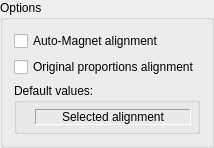
         <widget class="QGroupBox" name="optAlignment">
          <property name="sizePolicy">
           <sizepolicy hsizetype="Preferred" vsizetype="Minimum">
            <horstretch>0</horstretch>
            <verstretch>0</verstretch>
           </sizepolicy>
          </property>
          <property name="title">
           <string>Options</string>
          </property>
          <layout class="QVBoxLayout" name="verticalLayout_88">
           <item>
            <widget class="QCheckBox" name="cbAlignmentAuto">
             <property name="text">
              <string>Auto-Magnet alignment</string>
             </property>
            </widget>
           </item>
           <item>
            <widget class="QCheckBox" name="cbAlignmentOriginal">
             <property name="text">
              <string>Original proportions alignment</string>
             </property>
            </widget>
           </item>
           <item>
            <widget class="QGroupBox" name="gbAlignmentWidget">
             <property name="title">
              <string>Default values:</string>
             </property>
             <layout class="QHBoxLayout" name="horizontalLayout_16">
              <property name="spacing">
               <number>6</number>
              </property>
              <property name="leftMargin">
               <number>6</number>
              </property>
              <property name="topMargin">
               <number>6</number>
              </property>
              <property name="rightMargin">
               <number>6</number>
              </property>
              <property name="bottomMargin">
               <number>6</number>
              </property>
              <item>
               <widget class="AlignmentWidget" name="widgetAlignment" native="true">
                <property name="sizePolicy">
                 <sizepolicy hsizetype="Preferred" vsizetype="Minimum">
                  <horstretch>0</horstretch>
                  <verstretch>0</verstretch>
                 </sizepolicy>
                </property>
               </widget>
              </item>
              <item>
               <widget class="QLabel" name="lblSelectedAlignment">
                <property name="sizePolicy">
                 <sizepolicy hsizetype="Minimum" vsizetype="Minimum">
                  <horstretch>0</horstretch>
                  <verstretch>0</verstretch>
                 </sizepolicy>
                </property>
                <property name="minimumSize">
                 <size>
                  <width>156</width>
                  <height>0</height>
                 </size>
                </property>
                <property name="toolTip">
                 <string>Description of currently selected alignment</string>
                </property>
                <property name="frameShape">
                 <enum>QFrame::Panel</enum>
                </property>
                <property name="frameShadow">
                 <enum>QFrame::Sunken</enum>
                </property>
                <property name="text">
                 <string>Selected alignment</string>
                </property>
                <property name="alignment">
                 <set>Qt::AlignCenter</set>
                </property>
                <property name="wordWrap">
                 <bool>true</bool>
                </property>
               </widget>
              </item>
             </layout>
            </widget>
           </item>
          </layout>
         </widget>
